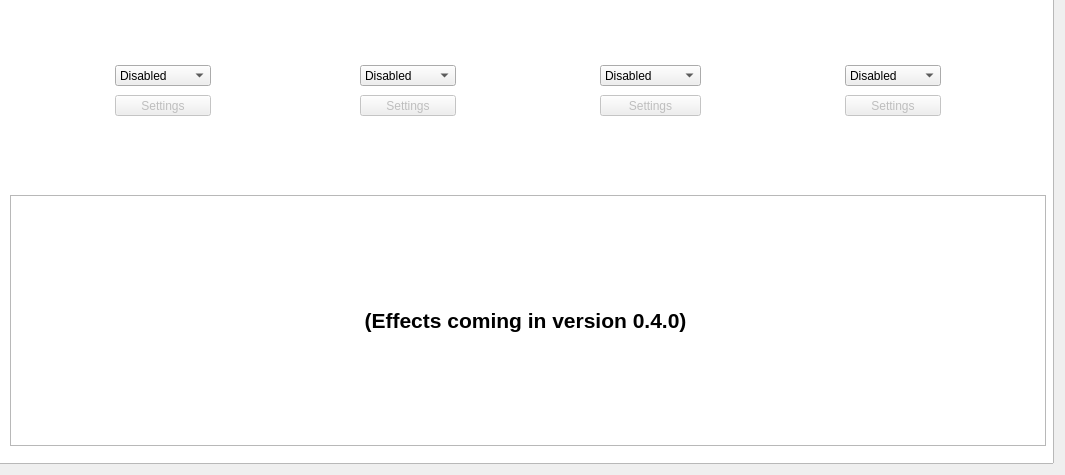
    <widget class="QWidget" name="tabChannels">
     <attribute name="title">
      <string>Channels</string>
     </attribute>
     <widget class="QGraphicsView" name="channelsBackdrop">
      <property name="geometry">
       <rect>
        <x>-2</x>
        <y>-2</y>
        <width>1056</width>
        <height>466</height>
       </rect>
      </property>
      <property name="toolTip">
       <string/>
      </property>
      <property name="styleSheet">
       <string notr="true">QGraphicsView {
	background-image: url(:/backdrops/channelsbackdrop.png);
}</string>
      </property>
     </widget>
     <widget class="QPushButton" name="gen1SettButton">
      <property name="enabled">
       <bool>false</bool>
      </property>
      <property name="geometry">
       <rect>
        <x>115</x>
        <y>95</y>
        <width>96</width>
        <height>21</height>
       </rect>
      </property>
      <property name="font">
       <font>
        <family>Ubuntu</family>
       </font>
      </property>
      <property name="toolTip">
       <string/>
      </property>
      <property name="text">
       <string>Settings</string>
      </property>
     </widget>
     <widget class="QPushButton" name="gen2SettButton">
      <property name="enabled">
       <bool>false</bool>
      </property>
      <property name="geometry">
       <rect>
        <x>360</x>
        <y>95</y>
        <width>96</width>
        <height>21</height>
       </rect>
      </property>
      <property name="font">
       <font>
        <family>Ubuntu</family>
       </font>
      </property>
      <property name="toolTip">
       <string/>
      </property>
      <property name="text">
       <string>Settings</string>
      </property>
     </widget>
     <widget class="QPushButton" name="gen3SettButton">
      <property name="enabled">
       <bool>false</bool>
      </property>
      <property name="geometry">
       <rect>
        <x>600</x>
        <y>95</y>
        <width>101</width>
        <height>21</height>
       </rect>
      </property>
      <property name="font">
       <font>
        <family>Ubuntu</family>
       </font>
      </property>
      <property name="toolTip">
       <string/>
      </property>
      <property name="text">
       <string>Settings</string>
      </property>
     </widget>
     <widget class="QPushButton" name="gen4SettButton">
      <property name="enabled">
       <bool>false</bool>
      </property>
      <property name="geometry">
       <rect>
        <x>845</x>
        <y>95</y>
        <width>96</width>
        <height>21</height>
       </rect>
      </property>
      <property name="font">
       <font>
        <family>Ubuntu</family>
       </font>
      </property>
      <property name="toolTip">
       <string/>
      </property>
      <property name="text">
       <string>Settings</string>
      </property>
     </widget>
     <widget class="QComboBox" name="gener1TypeBox">
      <property name="geometry">
       <rect>
        <x>115</x>
        <y>65</y>
        <width>96</width>
        <height>21</height>
       </rect>
      </property>
      <property name="toolTip">
       <string>Change this generator's type.</string>
      </property>
      <item>
       <property name="text">
        <string>Disabled</string>
       </property>
      </item>
      <item>
       <property name="text">
        <string>Basic</string>
       </property>
      </item>
     </widget>
     <widget class="QComboBox" name="gener2TypeBox">
      <property name="geometry">
       <rect>
        <x>360</x>
        <y>65</y>
        <width>96</width>
        <height>21</height>
       </rect>
      </property>
      <property name="toolTip">
       <string>Change this generator's type.</string>
      </property>
      <item>
       <property name="text">
        <string>Disabled</string>
       </property>
      </item>
      <item>
       <property name="text">
        <string>Basic</string>
       </property>
      </item>
     </widget>
     <widget class="QComboBox" name="gener3TypeBox">
      <property name="geometry">
       <rect>
        <x>600</x>
        <y>65</y>
        <width>101</width>
        <height>21</height>
       </rect>
      </property>
      <property name="toolTip">
       <string>Change this generator's type.</string>
      </property>
      <item>
       <property name="text">
        <string>Disabled</string>
       </property>
      </item>
      <item>
       <property name="text">
        <string>Basic</string>
       </property>
      </item>
     </widget>
     <widget class="QComboBox" name="gener4TypeBox">
      <property name="geometry">
       <rect>
        <x>845</x>
        <y>65</y>
        <width>96</width>
        <height>21</height>
       </rect>
      </property>
      <property name="toolTip">
       <string>Change this generator's type.</string>
      </property>
      <item>
       <property name="text">
        <string>Disabled</string>
       </property>
      </item>
      <item>
       <property name="text">
        <string>Basic</string>
       </property>
      </item>
     </widget>
     <widget class="QGraphicsView" name="graphicsView">
      <property name="geometry">
       <rect>
        <x>10</x>
        <y>195</y>
        <width>1036</width>
        <height>251</height>
       </rect>
      </property>
     </widget>
     <widget class="QLabel" name="macroComingSoon_2">
      <property name="geometry">
       <rect>
        <x>10</x>
        <y>195</y>
        <width>1031</width>
        <height>251</height>
       </rect>
      </property>
      <property name="font">
       <font>
        <family>Ubuntu</family>
        <pointsize>16</pointsize>
        <weight>75</weight>
        <bold>true</bold>
       </font>
      </property>
      <property name="text">
       <string>(Effects coming in version 0.4.0)</string>
      </property>
      <property name="alignment">
       <set>Qt::AlignCenter</set>
      </property>
     </widget>
    </widget>
